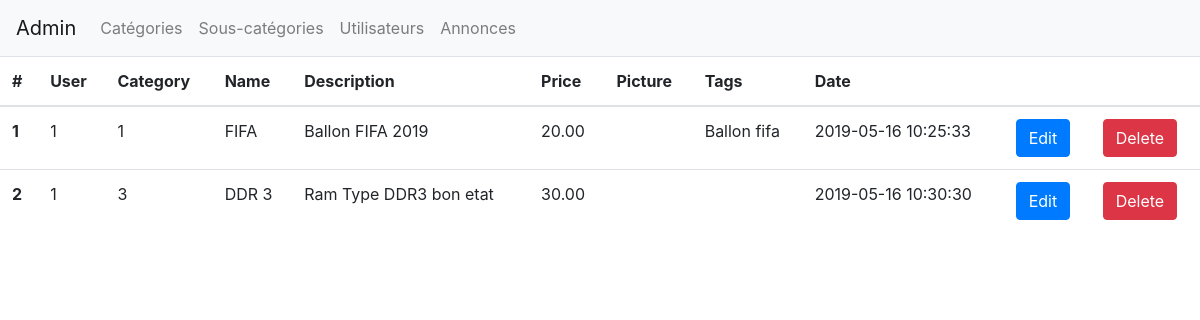
Screenshot of /gestion_produits.php with the database file from the repository.
### tables this page shows
CREATE TABLE `produit` (
  `prd_id` int(11) NOT NULL,
  `prd_sct_id` int(11) NOT NULL,
  `prd_usr_id` int(11) NOT NULL,
  `prd_nom` varchar(255) NOT NULL,
  `prd_desc` varchar(255) NOT NULL,
  `prd_prix` decimal(10,2) NOT NULL,
  `prd_img` blob NOT NULL,
  `prd_tag` varchar(1000) NOT NULL,
  `prd_date` timestamp NOT NULL DEFAULT CURRENT_TIMESTAMP,
  `prd_del` int(11) NOT NULL DEFAULT '0'
);

### gestion_produits.php (the view, shortened to what this page needs)
<?php
include 'header.php';
?>
<body>
  <?php
  include 'navbar.php';
  ?>
  <table class="table">
    <thead>
      <tr>
        <th scope="col">#</th>
        <th scope="col">User</th>
        <th scope="col">Category</th>
        <th scope="col">Name</th>
        <th scope="col">Description</th>
        <th scope="col">Price</th>
        <th scope="col">Picture</th>
        <th scope="col">Tags</th>
        <th scope="col">Date</th>
        <th scope="col"></th>
        <th scope="col"></th>
      </tr>
    </thead>
    <tbody>
      <?php
      $reponse = $dbs->query("SELECT * FROM produit");
      while ($donnees = $reponse->fetch()) {
        ?>
        <tr>
          <th scope="row"><?php echo $donnees['prd_id']; ?></th>
          <td><?php echo $donnees['prd_usr_id']; ?></td>
          <td><?php echo $donnees['prd_sct_id']; ?></td>
          <td><?php echo $donnees['prd_nom']; ?></td>
          <td><?php echo $donnees['prd_desc']; ?></td>
          <td><?php echo $donnees['prd_prix']; ?></td>
          <td><?php echo $donnees['prd_img']; ?></td>
          <td><?php echo $donnees['prd_tag']; ?></td>
          <td><?php echo $donnees['prd_date']; ?></td>
          <td>
            <button type="button" class="btn btn-primary">Edit</button>
          </td>
          <td>
            <form action="queries/deleteProduit.php" method="get">
              <button type="submit" class="btn btn-danger">Delete</button>
            </form>
          </td>
        </tr>
      <?php
      }
      ?>
    </tbody>
  </table>
  <?php
  include 'footer.php';
  ?>

### rows the page displays
produit: prd_id "1", prd_usr "1", prd_sct "1", prd_nom "FIFA", prd_desc "Ballon FIFA 2019", prd_prix "20.00", prd_tag "Ballon fifa", prd_date "2019-05-16 10:25:33"
produit: prd_id "2", prd_usr "1", prd_sct "3", prd_nom "DDR 3", prd_desc "Ram Type DDR3 bon etat", prd_prix "30.00", prd_date "2019-05-16 10:30:30"
